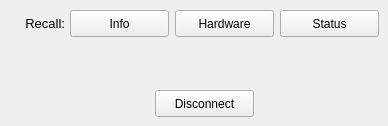
      <widget class="QWidget" name="page_44">
       <widget class="QPushButton" name="pushButton_meshtastic_recall_info_4">
        <property name="geometry">
         <rect>
          <x>70</x>
          <y>10</y>
          <width>99</width>
          <height>27</height>
         </rect>
        </property>
        <property name="text">
         <string>Info</string>
        </property>
       </widget>
       <widget class="QPushButton" name="pushButton_meshtastic_disconnect_4">
        <property name="geometry">
         <rect>
          <x>155</x>
          <y>90</y>
          <width>99</width>
          <height>27</height>
         </rect>
        </property>
        <property name="text">
         <string>Disconnect</string>
        </property>
       </widget>
       <widget class="QLabel" name="label2_meshtastic_recall_4">
        <property name="geometry">
         <rect>
          <x>-15</x>
          <y>10</y>
          <width>80</width>
          <height>27</height>
         </rect>
        </property>
        <property name="font">
         <font>
          <pointsize>10</pointsize>
          <underline>false</underline>
         </font>
        </property>
        <property name="text">
         <string>Recall:</string>
        </property>
        <property name="alignment">
         <set>Qt::AlignRight|Qt::AlignTrailing|Qt::AlignVCenter</set>
        </property>
       </widget>
       <widget class="QPushButton" name="pushButton_meshtastic_recall_hardware_4">
        <property name="geometry">
         <rect>
          <x>175</x>
          <y>10</y>
          <width>99</width>
          <height>27</height>
         </rect>
        </property>
        <property name="text">
         <string>Hardware</string>
        </property>
       </widget>
       <widget class="QPushButton" name="pushButton_meshtastic_recall_status_4">
        <property name="geometry">
         <rect>
          <x>280</x>
          <y>10</y>
          <width>99</width>
          <height>27</height>
         </rect>
        </property>
        <property name="text">
         <string>Status</string>
        </property>
       </widget>
      </widget>
